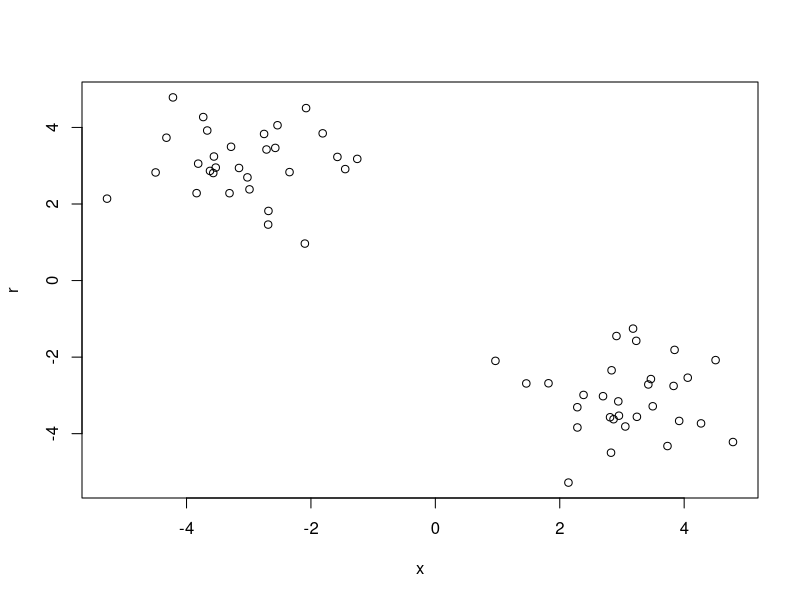

The R script that drew this image:
#x <- data.frame(1:10, 11:20)
#y <- kmeans(x, center = 2, nstart = 10)
#plot(y)

tmp <- c(rnorm(30, -3), rnorm(30,3))
x <- cbind (x = tmp, r = rev(tmp))

plot(x)

kmeans(x, centers = 2, nstart = 20)



